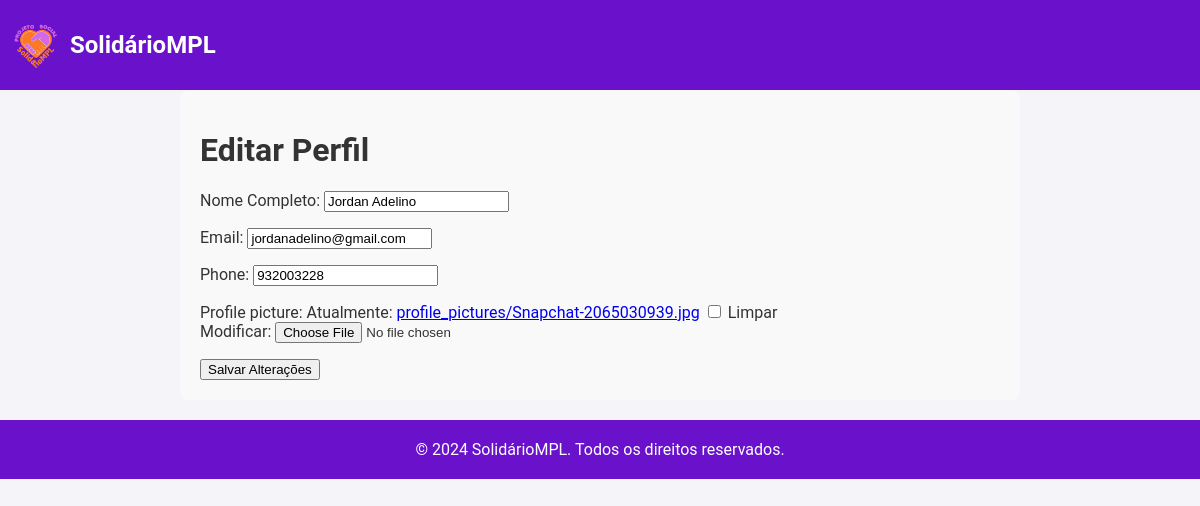
Page /profile/edit/ (signed in) on the committed database.
### donations/models.py (models this page shows, shortened)
class CustomUser(AbstractUser):
    email = models.EmailField(unique=True)
    full_name = models.CharField(max_length=255)
    phone_number = models.CharField(max_length=15, blank=True, null=True)
    groups = models.ManyToManyField(
        Group,
        related_name='custom_user_set',
        blank=True,
        help_text='The groups this user belongs to.',
        verbose_name='groups',
    )
    user_permissions = models.ManyToManyField(
        Permission,
        related_name='custom_user_permissions_set',
        blank=True,
        help_text='Specific permissions for this user.',
        verbose_name='user permissions',
    )

class Donor(models.Model):
    user = models.OneToOneField(
        settings.AUTH_USER_MODEL,
        on_delete=models.CASCADE,
        related_name='donor'  # Adicionamos um related_name para referenciar o doador
    )
    email = models.EmailField(unique=True)
    phone = models.CharField(max_length=15, blank=True, null=True)
    contact_info = models.CharField(max_length=255, blank=True, null=True)
    profile_picture = models.ImageField(upload_to='profile_pictures/', blank=True, null=True)

### donations/views.py (the view)
# urls.py: path('profile/edit/', views.edit_profile_view, name='edit_profile'),
@login_required
def edit_profile_view(request):
    donor = get_object_or_404(Donor, user=request.user)
    if request.method == "POST":
        form = DonorForm(
            request.POST, request.FILES, instance=donor, user_instance=request.user
        )
        if form.is_valid():
            form.save()
            request.user.full_name = form.cleaned_data.get("full_name")
            request.user.save()
            messages.success(request, "Perfil atualizado com sucesso.")
            return redirect("user_profile")
    else:
        form = DonorForm(instance=donor, user_instance=request.user)
    context = {
        "form": form,
        "user": request.user,
        "username": request.user.username,
        "is_admin": request.user.is_superuser,
    }
    return render(request, "donations/edit_profile.html", context)

### donations/forms.py (shortened to what this page needs)
class DonorForm(forms.ModelForm):
    full_name = forms.CharField(
        label="Nome Completo",
        max_length=100,
        required=False,
        widget=forms.TextInput(attrs={'placeholder': 'Nome Completo'}),
    )
    class Meta:
        model = Donor
        fields = ["full_name", "email", "phone", "profile_picture"]
    def __init__(self, *args, **kwargs):
        user_instance = kwargs.pop('user_instance', None)
        super().__init__(*args, **kwargs)
        if user_instance:
            self.fields['full_name'].initial = user_instance.full_name

### donations/templates/donations/edit_profile.html (shortened to what this page needs)
<!DOCTYPE html>
<html lang="pt">
<head>
    {% load static %}
    <link rel="stylesheet" type="text/css" href="{% static 'css/profile.css' %}">
    <link rel="stylesheet" type="text/css" href="{% static 'css/navbar.css' %}">
</head>
<body>
    {% if user.is_authenticated %}
        {% if is_admin %}
            {% include 'donations/navbar_admin.html' %}
        {% else %}
            {% include 'donations/navbar_user.html' %}
        {% endif %}
    {% else %}
        {% include 'donations/navbar.html' %}
    {% endif %}
    <div id="profile-container">
        <h1>Editar Perfil</h1>
        <form method="post" enctype="multipart/form-data">
            {{ form.as_p }}
            <button type="submit">Salvar Alterações</button>
        </form>
    </div>
    <footer>
        <div class="container">
            <p>&copy; 2024 SolidárioMPL. Todos os direitos reservados.</p>
        </div>
    </footer>
</body>
</html>

### static/css/profile.css (style rules this page uses)
body { font-family: 'Roboto', sans-serif; background-color: #f4f4f9; color: #333; margin: 0; padding: 0; height: 100vh; overflow-x: hidden; }
#profile-container { max-width: 800px; margin: 0 auto; padding: 20px; background-color: #f9f9f9; border-radius: 8px; }
footer { background-color: #6a11cb; color: #fff; padding: 20px 0; text-align: center; margin-top: 20px; }
footer p { margin: 0; }

### rows in the picture
CustomUser: full_name "Jordan Adelino"
Donor: email "jordanadelino@gmail.com", phone "932003228"
